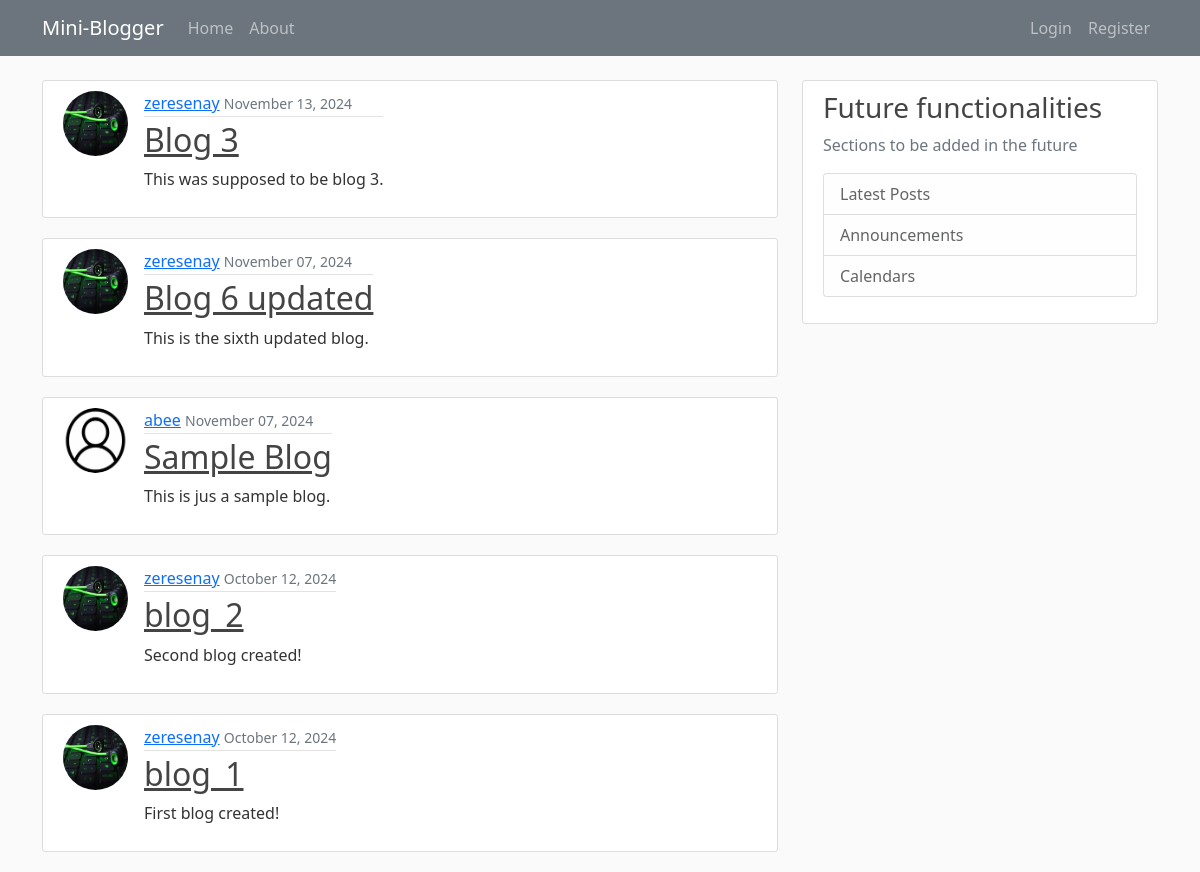
The app's page /, older data.
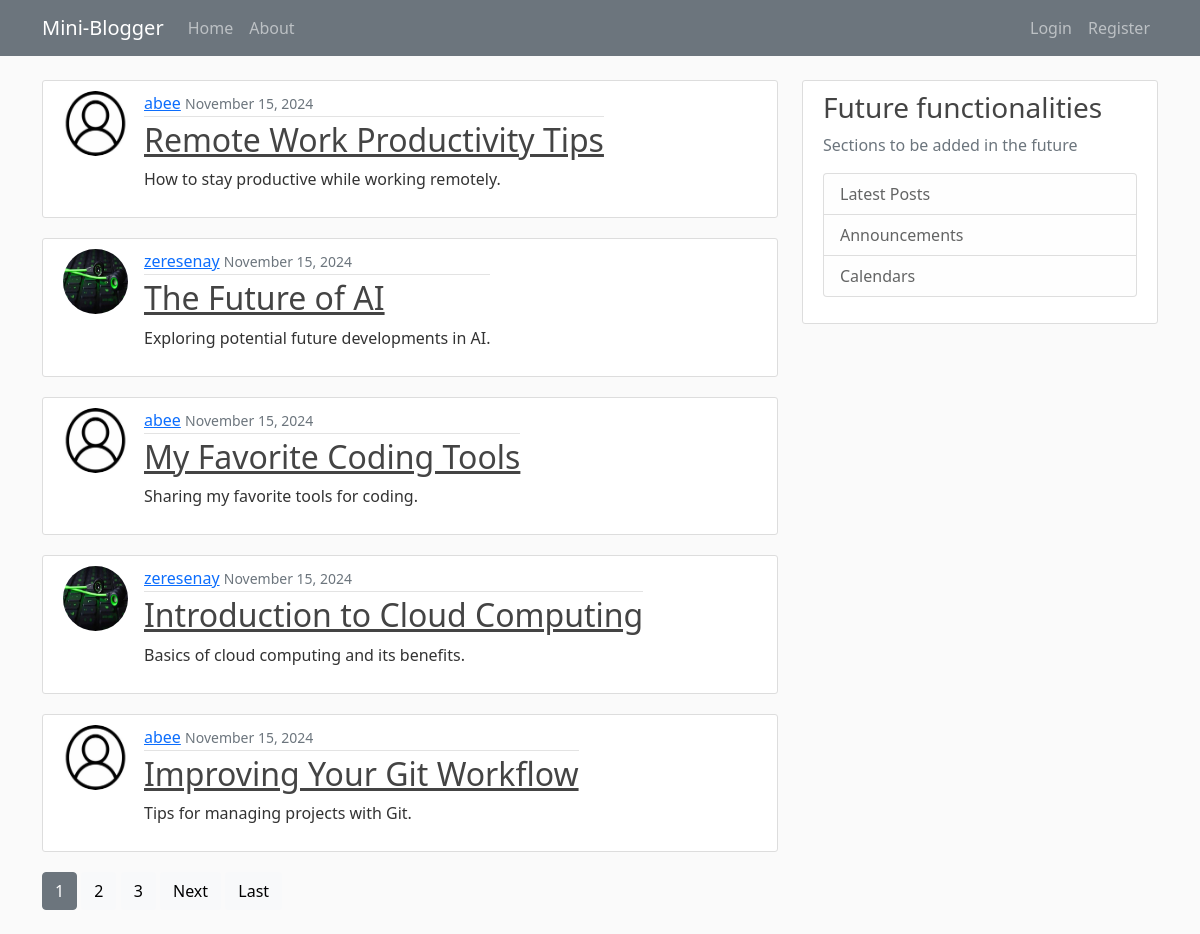
The same page, newer data.
### blog/models.py (models this page shows, shortened)
class Post(models.Model):
    title = models.CharField(max_length=100)
    content = models.TextField()
    created_at = models.DateTimeField(default=timezone.now)
    author = models.ForeignKey(User, on_delete=models.CASCADE)

### users/models.py (models this page shows, shortened)
class Profile(models.Model):
    user = models.OneToOneField(User, on_delete=models.CASCADE)
    image = models.ImageField(default="OIP.jfif", upload_to='profile_pics')

### blog/views.py (the view)
# urls.py: path('', PostListView.as_view(), name='blog-home'),
class PostListView(ListView):
    model = Post
    template_name = 'blog/home.html' # The default format for the direction of the funtion is the following '<app>/<modelNmae>_<viewtype>.html'
    context_object_name = 'posts'
    ordering = ['-created_at']
    paginate_by = 5

### blog/templates/blog/home.html (shortened to what this page needs)
{% extends "blog/layout.html" %}
{% block content %}
    {% for post in posts %}
        <article class="media content-section posts">
          <img class="rounded-circle article-img" src="{{ post.author.profile.image.url }}" alt="Profile Picture">
          <div class="media-body">
            <div class="article-metadata">
              <a class="mr-2" href="{% url 'user-posts' post.author.username %}">{{ post.author }}</a>
              <small class="text-muted">{{ post.created_at|date:"F d, Y" }}</small>
            </div>
            <h2><a class="article-title" href="{% url 'post-detail' post.id %}">{{ post.title }}</a></h2>
            <p class="article-content">{{ post.content }}</p>
          </div>
        </article>
    {% endfor %}
    {% if is_paginated %}
      <article class="post_navigator">
    {% for num in page_obj.paginator.page_range %}
      {% if page_obj.number == num %}
        <a class="btn btn-secondary mb-4" href="?page={{ num }}">{{ num }}</a>
      {% elif num > page_obj.number|add:'-3' and num < page_obj.number|add:'3' %}
        <a class="btn btn-light mb-4" href="?page={{ num }}">{{ num }}</a>
      {% endif %}
    {% endfor %}
    {% if page_obj.has_next %}
      <a class="btn btn-light mb-4" href="?page={{ page_obj.next_page_number }}">Next</a>
      <a class="btn btn-light mb-4" href="?page={{ page_obj.paginator.num_pages }}">Last</a>
    {% endif %}
      </article>
  {% endif %}
{% endblock content %}

Row changes from the older to the newer data that the page shows:
no longer on this page (row unchanged): Post: author.profile.image (picture), author "zeresenay", created_at "November 13, 2024", title "Blog 3", content "This was supposed to be blog 3."
no longer on this page (row unchanged): Post: author.profile.image (picture), author "zeresenay", created_at "November 07, 2024", title "Blog 6 updated", content "This is the sixth updated blog."
no longer on this page (row unchanged): Post: author.profile.image (picture), author "abee", created_at "November 07, 2024", title "Sample Blog", content "This is jus a sample blog."
no longer on this page (row unchanged): Post: author.profile.image (picture), author "zeresenay", created_at "October 12, 2024", title "blog_2", content "Second blog created!"
no longer on this page (row unchanged): Post: author.profile.image (picture), author "zeresenay", created_at "October 12, 2024", title "blog_1", content "First blog created!"
added Post: author.profile.image (picture), author "abee", created_at "November 15, 2024", title "Remote Work Productivity Tips", content "How to stay productive while working remotely."
added Post: author.profile.image (picture), author "zeresenay", created_at "November 15, 2024", title "The Future of AI", content "Exploring potential future developments in AI."
added Post: author.profile.image (picture), author "abee", created_at "November 15, 2024", title "My Favorite Coding Tools", content "Sharing my favorite tools for coding."
added Post: author.profile.image (picture), author "zeresenay", created_at "November 15, 2024", title "Introduction to Cloud Computing", content "Basics of cloud computing and its benefits."
added Post: author.profile.image (picture), author "abee", created_at "November 15, 2024", title "Improving Your Git Workflow", content "Tips for managing projects with Git."
Text that changed along with them:
new list line: "1"
new list line: "2"
new list line: "3"
text now shown: "Next Last"
